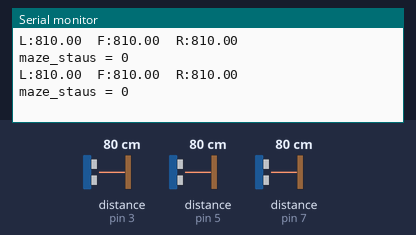
This sketch was run on a simulated Arduino Uno, built with avr-gcc and run on an emulated ATmega328P. Parts: the last lines printed to the serial monitor. The inputs (shaded band) are chosen by the test bench; at power-on: distance to the obstacle (sensors on pin 3, pin 5, pin 7) 80 cm. The echo pulse lasts 58.3 µs per cm.

Above: at 1.8 s.
1.9 s: distance to the obstacle (sensor on pin 3) set to 2 cm
At 2.9 s:
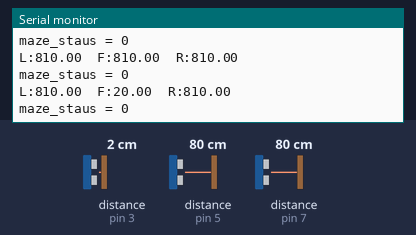
3.4 s: distance to the obstacle (sensor on pin 5) set to 2 cm
At 4.7 s:
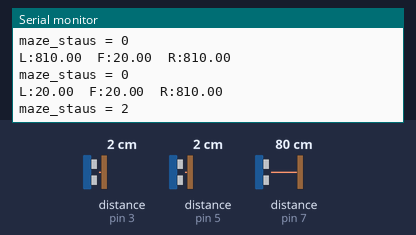
4.9 s: distance to the obstacle (sensor on pin 7) set to 2 cm
At 5.9 s:
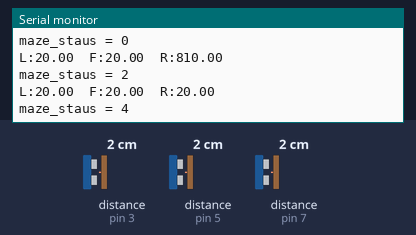
6.4 s: distance to the obstacle (sensor on pin 3) set to 4 cm
At 7.7 s:
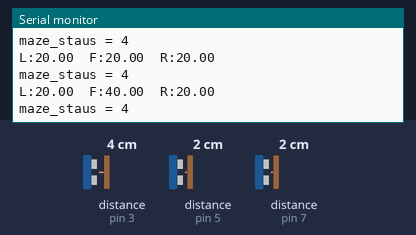
7.9 s: distance to the obstacle (sensor on pin 5) set to 4 cm
At 8.8 s:
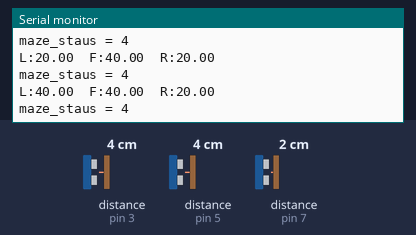
9.4 s: distance to the obstacle (sensor on pin 7) set to 4 cm
At 10.6 s:
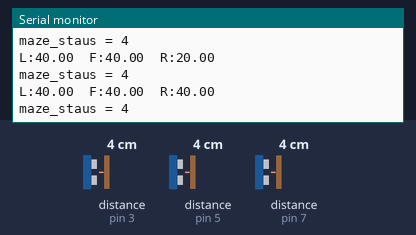
Timing chart, 0 to 11.9 s (numbered marks = the images above; inputs shaded):
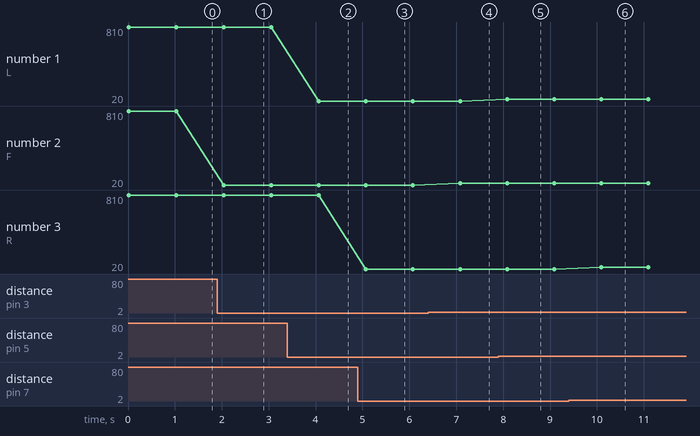

Measured:
- after the input at 1.9 s, the serial monitor: prints a new line after 0.15 s (image 1)
- after the input at 3.4 s, the serial monitor: prints a new line after 0.67 s (image 2)
- after the input at 4.9 s, the serial monitor: prints a new line after 0.17 s (image 3)
- after the input at 6.4 s, the serial monitor: prints a new line after 0.68 s (image 4)
- after the input at 7.9 s, the serial monitor: prints a new line after 0.18 s (image 5)
- after the input at 9.4 s, the serial monitor: prints a new line after 0.69 s (image 6)
- plotted number 2: 810 → 20 after the input at 1.9 s, 20 → 40 after the input at 6.4 s

The sketch:

maze.ino
```cpp
///////////////////////////sonar////////////////////////
#include <NewPing.h>

#define SONAR_NUM 3      // Number of sensors.
#define MAX_DISTANCE 150 // Maximum distance (in cm) to ping.

#define Front 0
#define Left 1
#define Right 2


#define TRIG1 2 //초음파 센서 1번 Trig 핀 번호
#define ECHO1 3 //초음파 센서 1번 Echo 핀 번호

#define TRIG2 4 //초음파 센서 1번 Trig 핀 번호
#define ECHO2 5 //초음파 센서 1번 Echo 핀 번호

#define TRIG3 6 //초음파 센서 1번 Trig 핀 번호
#define ECHO3 7 //초음파 센서 1번 Echo 핀 번호
  NewPing sonar[SONAR_NUM] = {   // Sensor object array.
  NewPing(TRIG1, ECHO1, MAX_DISTANCE), // Each sensor's trigger pin, echo pin, and max distance to ping.
  NewPing(TRIG2, ECHO2, MAX_DISTANCE),
  NewPing(TRIG3, ECHO3, MAX_DISTANCE)
};
  float front_sonar   =0.0;
  float left_sonar    =0.0;
  float right_sonar   =0.0;

/*///////////////////// L298 ////////////////////////////
#define ENA  8
#define IN1  9
#define IN2  10
#define IN3  11
#define IN4  12
#define ENB  13
*/

////////////////////Maze Status //////////////////

int maze_status = 0;


void setup() {
  /*// put your setup code here, to run once:
  //pinMode (TRIG1, OUTPUT);
  //pinMode (ECHO1, INPUT);

  //pinMode (TRIG2, OUTPUT);
  //pinMode (ECHO2, INPUT);

  //pinMode (TRIG3, OUTPUT);
  //pinMode (ECHO3, INPUT);


  pinMode (ENA, OUTPUT);
  pinMode (IN1, OUTPUT);
  pinMode (IN2, OUTPUT);

  pinMode (IN3, OUTPUT);
  pinMode (IN4, OUTPUT);
  pinMode (ENB, OUTPUT);*/


  Serial.begin(115200); // 통신 속도를 115200으로 정의함

}

/*long sonar_front (void) // 초음파 센서 1번 측정 함수
{
  long duration, distance;
  digitalWrite(TRIG1, HIGH);
  delayMicroseconds(10);
  digitalWrite(TRIG1, LOW);
  duration = pulseIn(ECHO1, HIGH);
  distance = ( (float) (340*duration)/1000)/2;
  return distance;

}

long sonar2 (void) // 초음파 센서 1번 측정 함수
{
  long duration, distance;
  digitalWrite(TRIG2, HIGH);
  delayMicroseconds(10);
  digitalWrite(TRIG2, LOW);
  duration = pulseIn(ECHO2, HIGH);
  distance = ( (float) (340*duration)/1000)/2;
  return distance;

}

long sonar3 (void) // 초음파 센서 1번 측정 함수
{
  long duration, distance;
  digitalWrite(TRIG3, HIGH);
  delayMicroseconds(10);
  digitalWrite(TRIG3, LOW);
  duration = pulseIn(ECHO3, HIGH);
  distance = ( (float) (340*duration)/1000)/2;
  return distance;

}

void motor_A_control(int direction_a, int motor_speed_a) //모터 A의 방향 (direction)과 속도(speed)제어
{
   if(direction_a == HIGH)
   {
     digitalWrite(IN1,HIGH);               //모터의 방향 제어
     digitalWrite(IN2,LOW);
     analogWrite(ENA,motor_speed_a);       //모터의 속도 제어
  }
  else
  {
     digitalWrite(IN1,LOW);
     digitalWrite(IN2,HIGH);
     analogWrite(ENA,motor_speed_a);

  }
}
  void motor_B_control(int direction_b, int motor_speed_b) //모터 B의 방향 (direction)과 속도(speed)제어
{
   if(direction_b == HIGH)
   {
     digitalWrite(IN3,HIGH);               //모터의 방향 제어
     digitalWrite(IN4,LOW);
     analogWrite(ENB,motor_speed_b);       //모터의 속도 제어
  }
  else
  {
     digitalWrite(IN3,LOW);
     digitalWrite(IN4,HIGH);
     analogWrite(ENB,motor_speed_b);

  }
}*/
void check_maze_status(void)
{
   if((left_sonar>= 0 )&&(left_sonar <=200)&&(right_sonar>= 0 )&&(right_sonar <=200)&&(front_sonar>= 0 )&&(front_sonar <=200))
 {
   maze_status = 4;
   Serial.println("maze_staus = 4");

 }
 else if((left_sonar>= 0 )&&(left_sonar <=200)&&(right_sonar>= 0 )&&(right_sonar <=200)             )

 {
   maze_status = 1;
   Serial.println("maze_staus = 1");
 }
 else if((left_sonar>= 0 )&&(left_sonar <=200)&&(front_sonar>= 0 )&&(front_sonar <=200))
 {
   maze_status = 2;
   Serial.println("maze_staus = 2");
  }
    else if((right_sonar>= 0 )&&(right_sonar <=200)&&(front_sonar>= 0 )&&(front_sonar <=200))
 {
   maze_status = 3;
   Serial.println("maze_staus = 3");
 }

 else
 {
  maze_status = 0;
   Serial.println("maze_staus = 0");
 }
}

void loop()
{
  // put your main code here, to run repeatedly:

  //Serial.print ("Duration: ");
  //Serial.println (duration);

  front_sonar = sonar[Front].ping_cm()*10;  //전방 센서 측정
  left_sonar = sonar[Left].ping_cm()*10;    //좌측 센서 측정
  right_sonar = sonar[Right].ping_cm()*10;  //우측 센서 측정
  if(front_sonar == 0.0) front_sonar = MAX_DISTANCE*10;  // 0,0 출력이 최대값이므로
  if(left_sonar == 0.0) left_sonar = MAX_DISTANCE*10;
  if(right_sonar == 0.0) right_sonar = MAX_DISTANCE*10;

 Serial.print("L:");Serial.print(left_sonar); Serial.print("  ");
 Serial.print("F:");Serial.print(front_sonar); Serial.print("  ");
 Serial.print("R:");Serial.println(right_sonar);
 check_maze_status();
 delay(1000);


}


  /*Serial.print ("Distance1: ");
  Serial.println(front_sonar);

  //Serial.print ("Distance2: ");
  //Serial.println(sonar2 ());

  //Serial.print ("Distance3: ");
  //Serial.println(sonar3 ());

 if(front_sonar <= 250.0)
 {
  // 180도 회전 반회전 시계 방향으로 회전
  //정지
  /*Serial.println("Rotate stop");
  motor_A_control(LOW,0);  // 오른쪽 정지
  motor_B_control(HIGH,0);   // 왼쪽은 정지
 delay(500);                // 일정한 시간 동안 정지
   Serial.println("Rotate CCW");
    motor_A_control(LOW,70);  // 오른쪽 후진
    motor_B_control(HIGH,100);  // 왼쪽은 전진
   delay(1240);                 //일정한 시간 동안 회전
  Serial.println("Rotate stop");
  motor_A_control(LOW,0);  // 오른쪽 정지
  motor_B_control(HIGH,0);   // 왼쪽은 정지
 delay(500);               // 일정한 시간 동안 정지
 90도 회전 시계 방향으로 회전
 90도 회전 반시계 방향으로 회전
   Serial.println("Rotate stop");
   motor_A_control(LOW,0);  // 오른쪽 정지
   motor_B_control(HIGH,0);   // 왼쪽은 정지
   delay(500);                // 일정한 시간 동안 정지
   Serial.println("Rotate CCW");
   motor_A_control(LOW,100);  // 오른쪽 후진
   motor_B_control(HIGH,70);  // 왼쪽은 전진
   delay(700);                 //일정한 시간 동안 회전
   Serial.println("Rotate stop");
   motor_A_control(LOW,0);  // 오른쪽 정지
   motor_B_control(HIGH,0);   // 왼쪽은 정지
   delay(500);               // 일정한 시간 동안 정지
   // 90도 회전 시계 방향으로 회전
   // 90도 회전 반시계 방향으로 회전
   Serial.println("Rotate stop");
   motor_B_control(LOW,0);  // 오른쪽 정지
   motor_A_control(HIGH,0);   // 왼쪽은 정지
   delay(500);                // 일정한 시간 동안 정지
   Serial.println("Rotate CCW");
   motor_B_control(LOW,100);  // 오른쪽 후진
   motor_A_control(HIGH,70);  // 왼쪽은 전진
   delay(700);                 //일정한 시간 동안 회전
   Serial.println("Rotate stop");
   motor_A_control(LOW,0);  // 오른쪽 정지
   motor_B_control(HIGH,0);   // 왼쪽은 정지
   delay(500);
   //직진
  Serial.println("GO Straight");
    motor_A_control(HIGH,50);
    motor_B_control(HIGH,67);
    // 일정한 시간 동안 정지
    delay(500);
 }
  else
  {
    //직진
  Serial.println("GO Straight");
    motor_A_control(HIGH,50);
    motor_B_control(HIGH,67);
}
    //motor_A_control(HIGH,100);
    //motor_B_control(HIGH,100);
  delay(500);
}
*/
```
